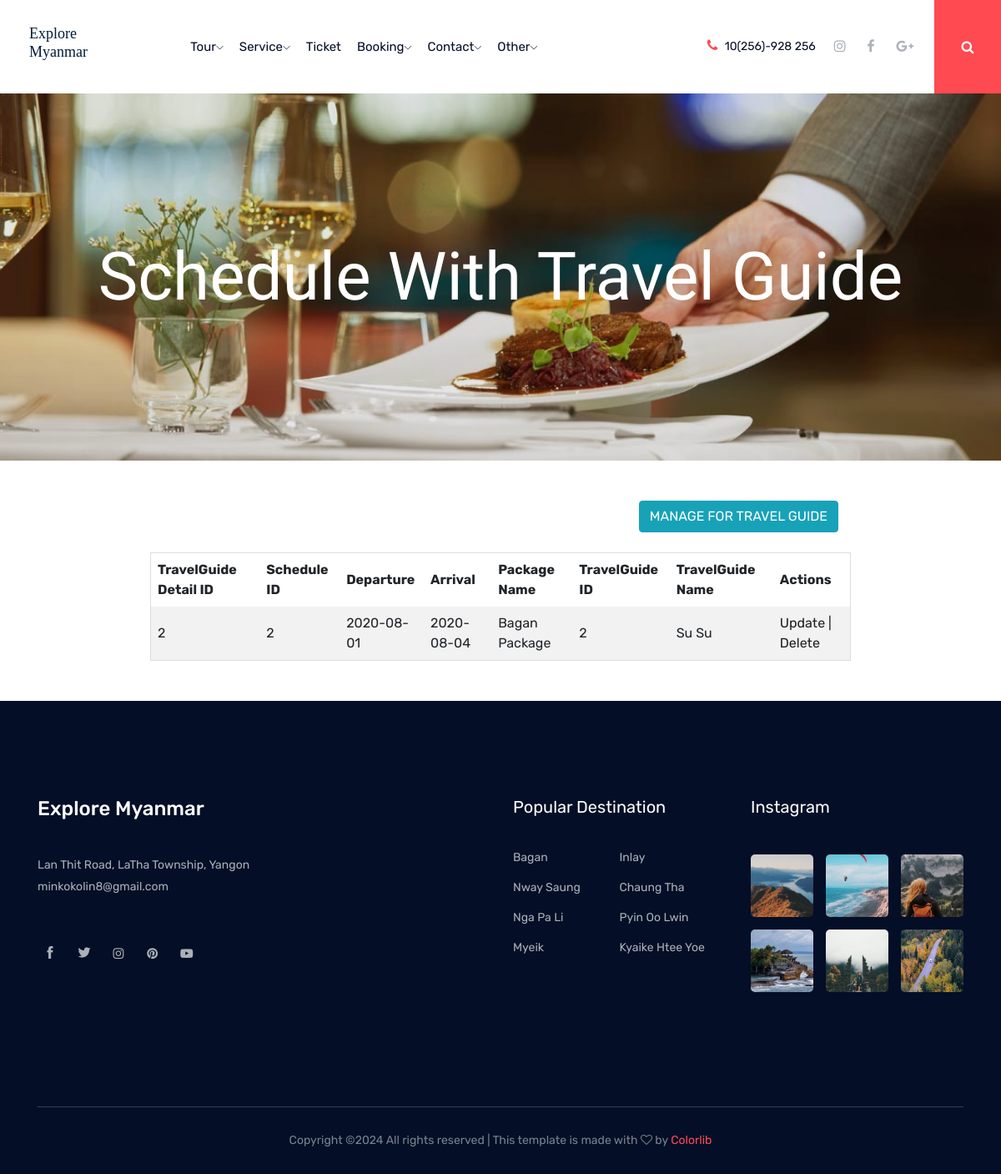
The page /admin/travel_guide_manage.php on the database its author committed.
### tables this page shows
CREATE TABLE `travelguidedetail` (
  `tgdid` int(11) NOT NULL,
  `scheduleid` int(11) DEFAULT NULL,
  `travelguideid` int(11) DEFAULT NULL
);

CREATE TABLE `schedule` (
  `scheduleid` int(11) NOT NULL,
  `packageid` int(11) DEFAULT NULL,
  `staffid` int(11) DEFAULT NULL,
  `departuredate` date DEFAULT NULL,
  `departuretime` varchar(50) DEFAULT NULL,
  `duration` varchar(50) DEFAULT NULL,
  `arrivaldate` date DEFAULT NULL,
  `maxcharacter` int(11) DEFAULT NULL
);

CREATE TABLE `package` (
  `packageid` int(11) NOT NULL,
  `packagename` varchar(50) DEFAULT NULL,
  `places` varchar(50) DEFAULT NULL,
  `departure_place` varchar(30) DEFAULT NULL,
  `arrival_place` varchar(30) DEFAULT NULL,
  `estimated_duration` varchar(50) DEFAULT NULL,
  `price` int(11) DEFAULT NULL,
  `short_description` varchar(100) DEFAULT NULL,
  `detail_description` varchar(255) DEFAULT NULL,
  `package_img1` text,
  `package_img2` text,
  `package_img3` text,
  `packagetypeid` int(11) DEFAULT NULL
);

CREATE TABLE `travelguide` (
  `travelguideid` int(11) NOT NULL,
  `travelguidename` varchar(50) DEFAULT NULL,
  `email` varchar(50) DEFAULT NULL,
  `phone` varchar(20) DEFAULT NULL,
  `nrc` varchar(50) DEFAULT NULL,
  `address` varchar(100) DEFAULT NULL
);

### admin/travel_guide_manage.php (the view, shortened to what this page needs)
<?php
    include('../connect.php');
    include('menu_main_admin.php');
?>
<!doctype html>
<html class="no-js" lang="zxx">
<head>
    <link rel="stylesheet" type="text/css" href="mycss/cssforstaffreg.css">
    <link rel="stylesheet" type="text/css" href="../css/for_responsive_table.css">
</head>
<body>
     <div class="bradcam_area headerimg">
        <div class="container">
            <div class="row">
                <div class="col-xl-12">
                    <div class="bradcam_text text-center">
                        <h3>Schedule With Travel Guide</h3>
                    </div>
                </div>
            </div>
        </div>
    </div>
    <br><br>
    <div id="responsive_tbl" style="width: 70%; margin-left: 15%;">
      <div class="container">
      <div class="row">
        <div class="col-md-12 text-right">
            <a href="travel_guide_manage_insert.php">
              <button type="button" class="btn btn-info">MANAGE FOR TRAVEL GUIDE</button>
            </a>
        </div>
      </div>
      </div>
      <br>
      <div style="overflow-x:auto;">
        <table>
          <tr>
            <th>TravelGuide Detail ID</th>
            <th>Schedule ID</th>
            <th>Departure</th>
            <th>Arrival</th>
            <th>Package Name</th>
            <th>TravelGuide ID</th>
            <th>TravelGuide Name</th>
            <th>Actions</th>
          </tr>
          <?php
                $selecttravelguidedetail="Select tgd.tgdid,s.scheduleid,s.departuredate,s.arrivaldate,p.packagename,tg.travelguideid,tg.travelguidename from TravelGuideDetail tgd,TravelGuide tg,Schedule s,Package p where tgd.scheduleid=s.scheduleid and tgd.travelguideid=tg.travelguideid and p.packageid=s.packageid";
                $runselecttravelguidedetail=mysqli_query($connection,$selecttravelguidedetail);
                $countoftravelguidedetail=mysqli_num_rows($runselecttravelguidedetail);
                if ($countoftravelguidedetail>0) {
                  for ($i=0; $i <$countoftravelguidedetail ; $i++) {
                    $data=mysqli_fetch_array($runselecttravelguidedetail);
                    $travelguidedetailid=$data['tgdid'];
                    $scheduleid=$data['scheduleid'];
                    $scheduledeparturedate=$data['departuredate'];
                    $schedulearrivaldate=$data['arrivaldate'];
                    $packagename=$data['packagename'];
                    $travelguideid=$data['travelguideid'];
                    $travelguidename=$data['travelguidename'];
                    echo "<tr>
                      <td>$travelguidedetailid</td>
                      <td>$scheduleid</td>
                      <td>$scheduledeparturedate</td>
                      <td>$schedulearrivaldate</td>
                      <td>$packagename</td>
                      <td>$travelguideid</td>
                      <td>$travelguidename</td>
                      <td>
                      <a href='travel_guide_manage_update.php?tgdid=$travelguidedetailid'>Update</a>
                      |
                      <a href='travel_guide_manage_delete.php?tgdid=$travelguidedetailid'>Delete</a>
                      </td>
                    </tr>
                    ";
                  }
                }
            ?>
        </table>
      </div>
    </div>
    <br><br>
</body>
</html>
    <?php
      include('footer.php');
     ?>

### css/for_responsive_table.css (style rules this page uses)
#responsive_tbl table { border-collapse: collapse; border-spacing: 0; width: 100%; border: 1px solid #ddd; }
#responsive_tbl th, td { text-align: left; padding: 8px; }
#responsive_tbl tr:nth-child(even) { background-color: #f2f2f2 }

### admin/travel_guide_manage.php (style rules this page uses)
.headerimg { background-image: url(../img/banner/bradcam5_restaurant.jpg); }

### rows shown on the page
travelguidedetail: tgdid "2", scheduleid.scheduleid "2", scheduleid.departuredate "2020-08-01", scheduleid.arrivaldate "2020-08-04", package.packagename "Bagan Package", travelguideid.travelguideid "2", travelguideid.travelguidename "Su Su"
